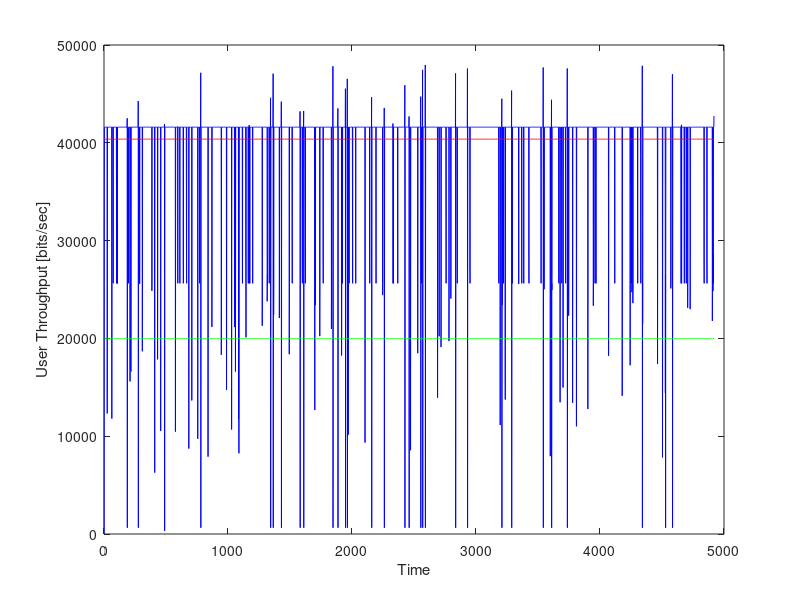

This chart was generated by the following MATLAB code:
%Import csv of 1 long simulation (10000sec) to see a reasonable simulation 
%time wich is enough:
%Conclusion: With around 1000sec is enough.
clear
%Import 1 vector simulation
M1 = csvread('long_simulation.csv');
x1=M1(:,2);
plot(x1, 'b');

%Plot this user mean:
average=mean(x1);
x=ones(1,length(x1));
x=x.*average;
hold on
plot(x, 'r');

%Plot all users mean:
M3 = csvread('avg_throug_long_simulation-1.csv');
average=mean(M3);
x2=ones(1,length(x1));
x2=x2.*average;
hold on
plot(x2, 'g');


xlabel('Time');
ylabel('User Throughput [bits/sec]');